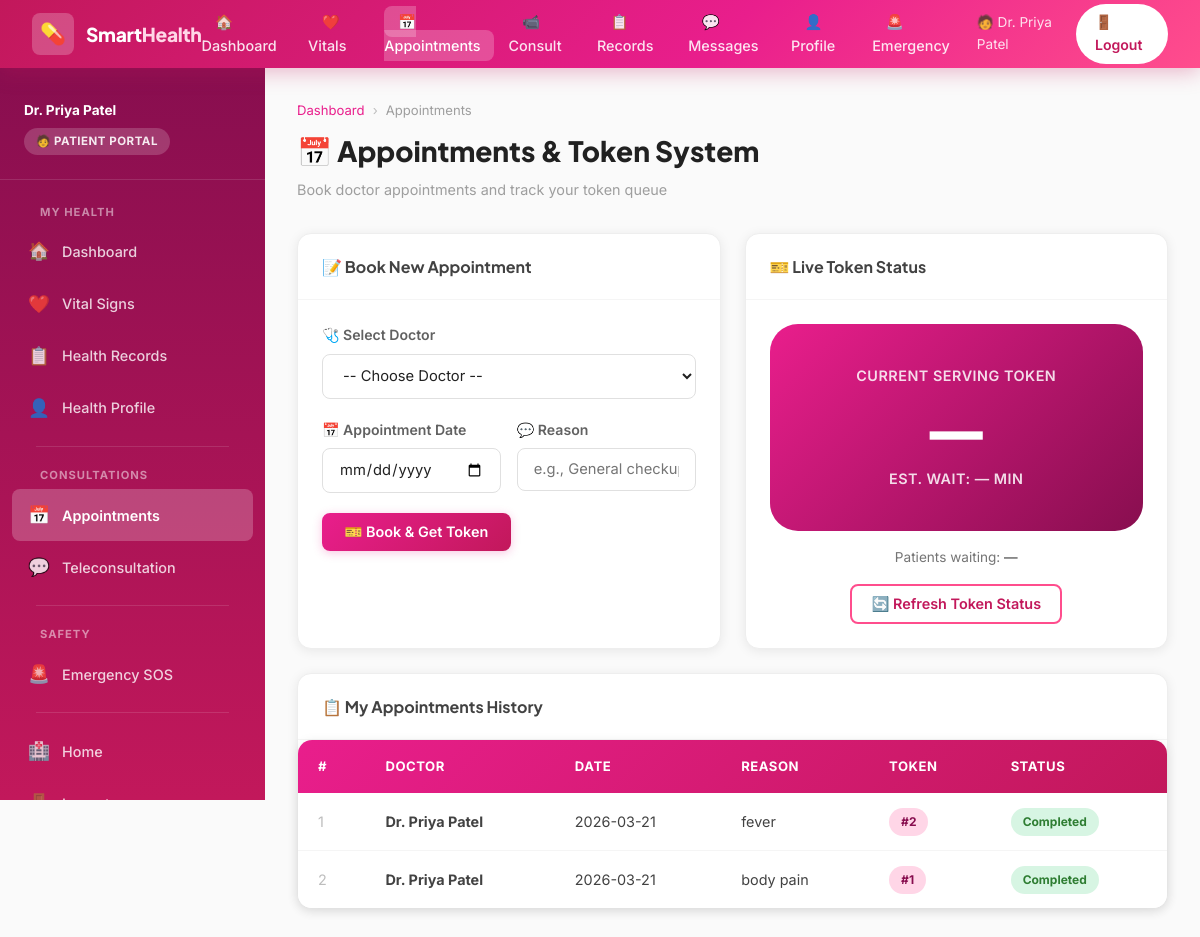
/patient/appointments (signed in), run on the app's committed database.
### tables this page shows
CREATE TABLE appointments (
            id INTEGER PRIMARY KEY AUTOINCREMENT,
            patient_id INTEGER NOT NULL,
            doctor_id INTEGER NOT NULL,
            date TEXT,
            reason TEXT,
            token_number INTEGER,
            status TEXT DEFAULT 'pending',
            created_at TEXT,
            FOREIGN KEY (patient_id) REFERENCES users(id),
            FOREIGN KEY (doctor_id) REFERENCES users(id)
        );

CREATE TABLE users (
            id INTEGER PRIMARY KEY AUTOINCREMENT,
            name TEXT NOT NULL,
            email TEXT UNIQUE NOT NULL,
            password TEXT NOT NULL,
            role TEXT NOT NULL DEFAULT 'patient',
            phone TEXT,
            age INTEGER,
            gender TEXT,
            specialization TEXT,
            status TEXT DEFAULT 'active',
            created_at TEXT
        );

### app.py (the view, shortened to what this page needs)
@app.route('/patient/appointments', methods=['GET', 'POST'])
@login_required
def patient_appointments():
    db = get_db()
    doctors = db.execute("SELECT * FROM users WHERE role='doctor'").fetchall()
    appointments = db.execute(
        'SELECT a.*, u.name as doctor_name FROM appointments a JOIN users u ON a.doctor_id=u.id WHERE a.patient_id=? ORDER BY a.created_at DESC',
        (session['user_id'],)
    ).fetchall()
    return render_template('patient/appointments.html', doctors=doctors, appointments=appointments)

### app.py (called while the page is built)
def login_required(f):
    from functools import wraps
    @wraps(f)
    def decorated(*args, **kwargs):
        if 'user_id' not in session:
            flash('Please login first.', 'warning')
            return redirect(url_for('login'))
        return f(*args, **kwargs)
    return decorated

### database.py (called while the page is built)
def get_db():
    from flask import current_app
    if 'db' not in g:
        g.db = sqlite3.connect(DATABASE)
        g.db.row_factory = sqlite3.Row
    return g.db

### templates/patient/appointments.html (shortened to what this page needs)
{% extends "patient/base_patient.html" %}
{% block content %}
<div class="page-header">
  <div class="breadcrumb"><a href="{{ url_for('patient_dashboard') }}">Dashboard</a><span>›</span>Appointments</div>
  <h1>📅 Appointments & Token System</h1>
  <p>Book doctor appointments and track your token queue</p>
</div>
<div class="chart-grid mb-3">
  <div class="card">
    <div class="card-header"><h5>📝 Book New Appointment</h5></div>
    <div class="card-body">
      <form method="POST">
        <div class="form-group">
          <label class="form-label">🩺 Select Doctor</label>
          <select name="doctor_id" class="form-control" id="docSel" required>
            <option value="">-- Choose Doctor --</option>
          </select>
        </div>
        <div class="form-row">
          <div class="form-group">
            <label class="form-label">📅 Appointment Date</label>
            <input type="date" name="date" class="form-control" required min="{{ '' }}">
          </div>
          <div class="form-group">
            <label class="form-label">💬 Reason</label>
            <input type="text" name="reason" class="form-control" placeholder="e.g., General checkup">
          </div>
        </div>
        <button type="submit" class="btn btn-primary">🎫 Book & Get Token</button>
      </form>
    </div>
  </div>
  <div class="card">
    <div class="card-header"><h5>🎫 Live Token Status</h5></div>
    <div class="card-body" style="text-align:center;">
      <div class="token-display mb-2" style="max-width:100%;">
        <div class="token-label">Current Serving Token</div>
        <div class="token-number" id="currentToken">—</div>
        <div class="token-label">Est. Wait: <span id="waitTime">—</span> min</div>
      </div>
      <div style="font-size:.85rem;color:var(--gray-600);margin-top:.75rem;">
        Patients waiting: <strong id="waitingCount">—</strong>
      </div>
      <button class="btn btn-outline-pink mt-2" onclick="refreshToken()">🔄 Refresh Token Status</button>
    </div>
  </div>
</div>
<div class="card">
  <div class="card-header"><h5>📋 My Appointments History</h5></div>
  <div class="table-wrap">
    <table>
      <thead>
        <tr><th>#</th><th>Doctor</th><th>Date</th><th>Reason</th><th>Token</th><th>Status</th></tr>
      </thead>
      <tbody>
        {% for a in appointments %}
        <tr>
          <td style="color:var(--gray-400)">{{ loop.index }}</td>
          <td><strong>{{ a.doctor_name }}</strong></td>
          <td>{{ a.date or '—' }}</td>
          <td>{{ a.reason or '—' }}</td>
          <td><span class="badge badge-pink">#{{ a.token_number }}</span></td>
          <td><span class="badge {% if a.status=='completed' %}badge-success{% elif a.status=='pending' %}badge-warning{% elif a.status=='cancelled' %}badge-danger{% else %}badge-info{% endif %}">{{ a.status }}</span></td>
        </tr>
        {% else %}
        <tr><td colspan="6" style="text-align:center;padding:2rem;color:var(--gray-400);">No appointments yet. Book your first one!</td></tr>
        {% endfor %}
      </tbody>
    </table>
  </div>
</div>
{% endblock %}

### data on the page
appointments: doctor_name "Dr. Priya Patel", date "2026-03-21", reason "fever", token_number "2", status "Completed"
appointments: doctor_name "Dr. Priya Patel", date "2026-03-21", reason "body pain", token_number "1", status "Completed"

### other printed values
{{ session.name }} "Dr. Priya Patel"
